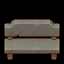

A level layout from a 2D game, rendered from its tile map. Below: a short description, then the map file with its tile-grid data intact:
An orthogonal 2x2 tile map with 32x32 px tiles, 1 tile layer (main).

<map version="1.10" tiledversion="1.10.2" orientation="orthogonal" renderorder="right-down" width="2" height="2" tilewidth="32" tileheight="32" infinite="0" nextlayerid="2" nextobjectid="1">
 <tileset firstgid="1" source="tilesheet.tsx" />
 <layer id="1" name="main" width="2" height="2">
  <data encoding="csv">
518,519,
550,551
</data>
 </layer>
</map>
